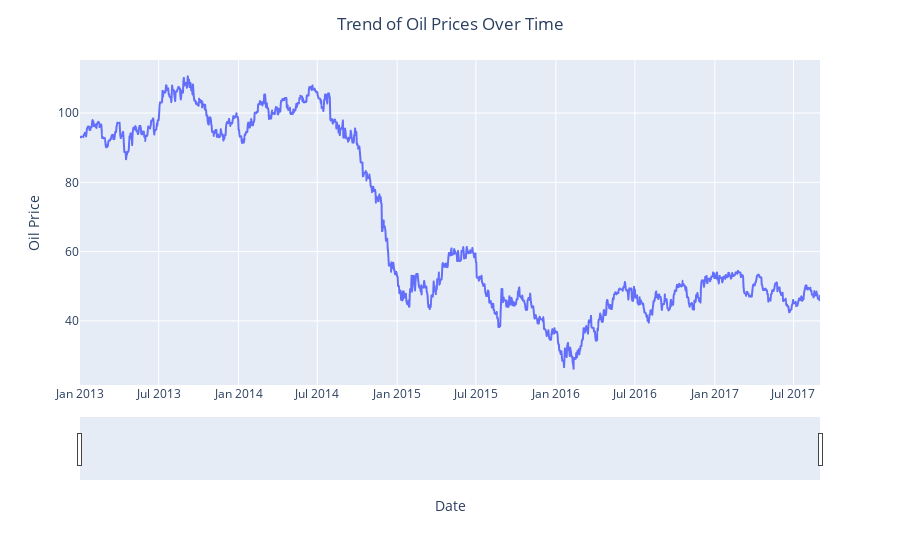

Here is the notebook cell this chart was saved with:
### Markdown cell above
#### 2.2.2. Oil Price ('oil_price') Feature Over Time:
---

### Code cell
# Visualizing the 'oil_price' column to confirm if the trend is consistent.
fig = px.line(oil, x='date', y='oil_price')
fig.update_layout(title='Trend of Oil Prices Over Time', title_x=0.5, xaxis_title='Date', yaxis_title='Oil Price')
fig.update_xaxes(rangeslider_visible=True)
fig.show()

### Figure 1 — Plotly figure (JSON) as saved in the notebook; plotly's stock layout.template omitted (floating-point values rounded to 4 significant figures; data arrays with more than 128 entries replaced by an {"elided": "..."} marker saying what was removed)
{"data": [{"hovertemplate": "date=%{x}<br>oil_price=%{y}<extra></extra>", "legendgroup": "", "line": {"color": "#636efa", "dash": "solid"}, "marker": {"symbol": "circle"}, "mode": "lines", "name": "", "showlegend": false, "type": "scattergl", "x": {"elided": "1704 str values"}, "xaxis": "x", "y": {"elided": "1704 float values"}, "yaxis": "y"}], "layout": {"legend": {"tracegroupgap": 0}, "margin": {"t": 60}, "title": {"text": "Trend of Oil Prices Over Time", "x": 0.5}, "xaxis": {"anchor": "y", "domain": [0, 1], "rangeslider": {"visible": true}, "title": {"text": "Date"}}, "yaxis": {"anchor": "x", "domain": [0, 1], "title": {"text": "Oil Price"}}}}
